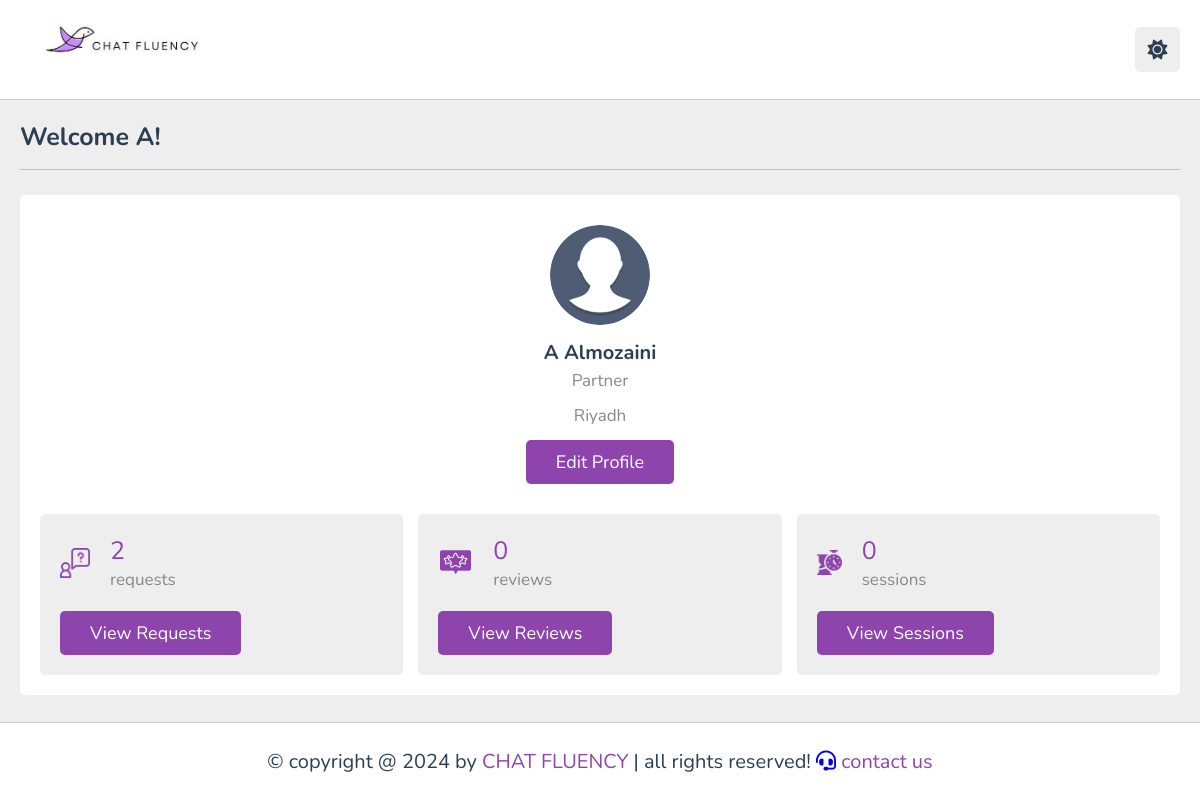
/profilePartner.php (signed in), run on the app's committed database.
### tables this page shows
CREATE TABLE `languagepartners` (
  `PartnerID` int(11) NOT NULL,
  `FirstName` varchar(15) NOT NULL,
  `LastName` varchar(15) NOT NULL,
  `Age` int(11) DEFAULT NULL,
  `Gender` enum('Male','Female') DEFAULT NULL,
  `Email` varchar(100) NOT NULL,
  `Photo` varchar(255) DEFAULT NULL,
  `Password` varchar(50) NOT NULL,
  `Phone` varchar(15) DEFAULT NULL,
  `City` varchar(20) DEFAULT NULL,
  `Bio` text DEFAULT NULL,
  `User_Role` enum('learner','partner') NOT NULL DEFAULT 'partner',
  `Languages` text NOT NULL,
  `Rating` float DEFAULT NULL,
  `LanguageProf` text DEFAULT NULL,
  `SessionPrice` int(11) DEFAULT NULL
);

### connect.php (called while the page is built, shortened)
<?php
class Connect {
    private $servername = "localhost";
    private $username = "root";
    private $password = "";
    private $dbname = "chatfluency";
    public function __construct() {
        $this->conn = mysqli_connect($this->servername, $this->username, $this->password, $this->dbname);
    }
}
?>

### profilePartner.php (the view, shortened to what this page needs)
<?php
include 'connect.php';
$connection = new connect();
if(isset($_COOKIE['user_id'])){
   $user_id = $_COOKIE['user_id'];
}else{
   $user_id = '';
   header('location:login.php');
}
$select_user = $connection->conn->prepare("SELECT * FROM languagepartners WHERE PartnerID = ? LIMIT 1");
$select_user->bind_param("i", $user_id);
$select_user->execute();
$fetch_user = $select_user->get_result()->fetch_assoc();
$select_requests = $connection->conn->prepare("SELECT * FROM learningrequests WHERE PartnerID = ?");
$select_requests->bind_param("i", $user_id);
$select_requests->execute();
$total_requests = $select_requests->get_result()->num_rows;
$select_reviews = $connection->conn->prepare("SELECT * FROM reviewsratings WHERE PartnerID = ?");
$select_reviews->bind_param("i", $user_id);
$select_reviews->execute();
$total_reviews = $select_reviews->get_result()->num_rows;
$select_sessions = $connection->conn->prepare("SELECT * FROM learningsessions WHERE PartnerID = ?");
$select_sessions->bind_param("i", $user_id);
$select_sessions->execute();
$total_sessions = $select_sessions->get_result()->num_rows;
?>
<!DOCTYPE html>
<html lang="en">
<head>
   <link rel="stylesheet" href="https://cdnjs.cloudflare.com/ajax/libs/font-awesome/6.1.2/css/all.min.css">
   <link rel="stylesheet" href="style.css">
</head>
<body>
   <header class="header">
      <div class="flex">
         <a href="profilePartner.php" class="logo"><img src = "images/logo.jpg" width="210" height="60" alt="logo"></a>
         <div class="icons">
            <div id="toggle-btn" class="fas fa-sun"></div>
         </div>
      </div>
   </header>
<section class="user-profile">
   <h1 class="heading"> Welcome <?= $fetch_user['FirstName']; ?>!</h1>
   <div class="info">
      <div class="user">
         <img src="images/<?= $fetch_user['Photo']; ?>" alt="">
         <h3><?= $fetch_user['FirstName'] . ' ' . $fetch_user['LastName']; ?></h3>
         <p>Partner</p>
         <p><? $fetch_user['Bio']; ?></p>
         <p><?= $fetch_user['City']; ?></p>
         <a href="updatePartner.php" class="inline-btn">edit profile</a>
      </div>
      <div class="box-container">
        <div class="box">
          <div class="flex">
            <img src="images/request.png"  alt="requests" style="width: 30px; height: 30px;">
             <div>
                <span><?= $total_requests; ?></span>
                <p>requests</p>
             </div>
          </div>
          <a href="learner_requests.php" class="inline-btn">view requests</a>
       </div>
       <div class="box">
          <div class="flex">
            <img src="images/rating.png" alt="reviews" style="width: 35px; height: 35px;">
             <div>
                <span><?= $total_reviews; ?></span>
                <p>reviews</p>
             </div>
          </div>
          <a href="reviewsPartner.php?partnerID=<?php echo $user_id; ?>" class="inline-btn">view Reviews</a>
       </div>
       <div class="box">
        <div class="flex">
         <img src="images/session.png" alt="sessions" style="width: 25px; height: 25px;">
           <div>
              <span><?= $total_sessions; ?></span>
              <p>sessions</p>
               </div>
            </div>
            <a href="SessionsPartner.php" class="inline-btn">view sessions</a>
         </div>
      </div>
   </div>
</section>
<footer class="footer">
   &copy; copyright @ 2024 by <span>CHAT FLUENCY</span> | all rights reserved!
   <a href="contact_partner.php"><i class="fas fa-headset"></i><span> contact us</span></a>
</footer>
</body>
</html>

### style.css (style rules this page uses)
:root { --main-color:#8e44ad; --red:#e74c3c; --orange:#f39c12; --light-color:#888; --light-bg:#eee; --black:#2c3e50; --white:#fff; --border:.1rem solid rgba(0,0,0,.2); }
* { font-family: 'Nunito', sans-serif; margin:0; padding:0; box-sizing: border-box; outline: none; border:none; text-decoration: none; }
html { font-size: 62.5%; overflow-x: hidden; }
body { background-color: var(--light-bg); padding-left: 30rem; }
section { padding:2rem; margin: 0 auto; max-width: 1200px; }
.heading { font-size: 2.5rem; color:var(--black); margin-bottom: 2.5rem; border-bottom: var(--border); padding-bottom: 1.5rem; text-transform: capitalize; }
.inline-btn, .inline-option-btn, .inline-delete-btn, .btn, .delete-btn, .option-btn { border-radius: .5rem; color:#fff; font-size: 1.8rem; cursor: pointer; text-transform: capitalize; padding:1rem 3rem; text-align: center; margin-top: 1rem; }
.inline-btn, .inline-option-btn, .inline-delete-btn { display: inline-block; }
.btn, .inline-btn { background-color: var(--main-color); }
.header { position: sticky; top:0; left:0; right: 0; background-color: var(--white); z-index: 1000; border-bottom: var(--border); }
.header .flex { display: flex; align-items: center; justify-content: space-between; position: relative; padding: 1.5rem 2rem; }
.header .flex .logo { font-size: 2.5rem; color: var(--black); }
.header .flex .icons div { font-size: 2rem; color:var(--black); background-color: var(--light-bg); border-radius: .5rem; height: 4.5rem; width: 4.5rem; line-height: 4.5rem; cursor: pointer; text-align: center; margin-left: .7rem; }
.user-profile .info { background-color: var(--white); border-radius: .5rem; padding: 2rem; }
.user-profile .info .user { text-align: center; margin-bottom: 2rem; padding: 1rem; }
.user-profile .info .user img { height: 10rem; width: 10rem; border-radius: 50%; object-fit: cover; margin-bottom: 1rem; }
.user-profile .info .user h3 { font-size: 2rem; color: var(--black); }
.user-profile .info .user p { font-size: 1.7rem; color: var(--light-color); padding: .3rem 0; }
.user-profile .info .box-container { display: flex; flex-wrap: wrap; gap: 1.5rem; }
.user-profile .info .box-container .box { background-color: var(--light-bg); border-radius: .5rem; padding: 2rem; flex: 1 1 25rem; }
.user-profile .info .box-container .box .flex { display: flex; align-items: center; gap: 2rem; margin-bottom: 1rem; }
.user-profile .info .box-container .box .flex span { font-size: 2.5rem; color: var(--main-color); }
.user-profile .info .box-container .box .flex p { color: var(--light-color); font-size: 1.7rem; }
.footer { background-color: var(--white); border-top: var(--border); position: sticky; bottom: 0; left: 0; right: 0; text-align: center; font-size: 2rem; padding:2.5rem 2rem; color:var(--black); margin-top: 1rem; z-index: 1000; }
.footer span { color:var(--main-color); }
@media (max-width:1200px) { body { padding-left: 0; } }

### data on the page
languagepartners: FirstName "A", Photo (placeholder picture), LastName "Almozaini", City "Riyadh"

### other printed values
$total_requests "2"
$total_reviews "0"
$total_sessions "0"
